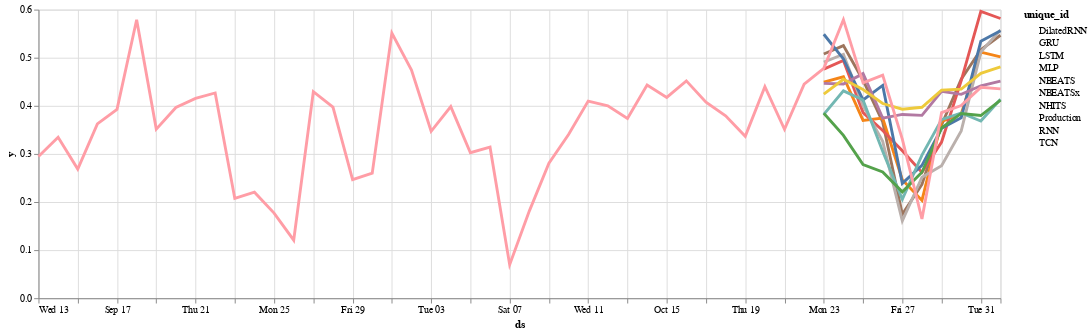

The notebook cell this image was saved under:
### Code cell
altair_plot(consumption_predict_plot)

### Figure 1 — Vega-Lite specification as saved in the notebook (floating-point values rounded to 4 significant figures; data arrays with more than 128 entries replaced by an {"elided": "..."} marker saying what was removed)
{"config": {"view": {"continuousWidth": 300, "continuousHeight": 300}}, "layer": [{"mark": {"type": "circle"}, "encoding": {"color": {"field": "unique_id", "type": "nominal"}, "opacity": {"value": 0}, "x": {"field": "ds", "type": "temporal"}, "y": {"field": "y", "type": "quantitative"}}, "name": "view_3"}, {"mark": {"type": "line"}, "encoding": {"color": {"field": "unique_id", "type": "nominal"}, "size": {"condition": {"test": {"not": {"param": "param_3"}}, "value": 1}, "value": 3}, "x": {"field": "ds", "type": "temporal"}, "y": {"field": "y", "type": "quantitative"}}}], "data": {"name": "data-f2e42c47876e81ad33eacd0f1cacee49"}, "params": [{"name": "param_3", "select": {"type": "point", "fields": ["unique_id"], "nearest": true, "on": "mouseover"}, "bind": "legend", "views": ["view_3"]}], "width": 1000, "$schema": "https://vega.github.io/schema/vega-lite/v5.15.1.json", "datasets": {"data-f2e42c47876e81ad33eacd0f1cacee49": {"elided": "140 records"}}}
